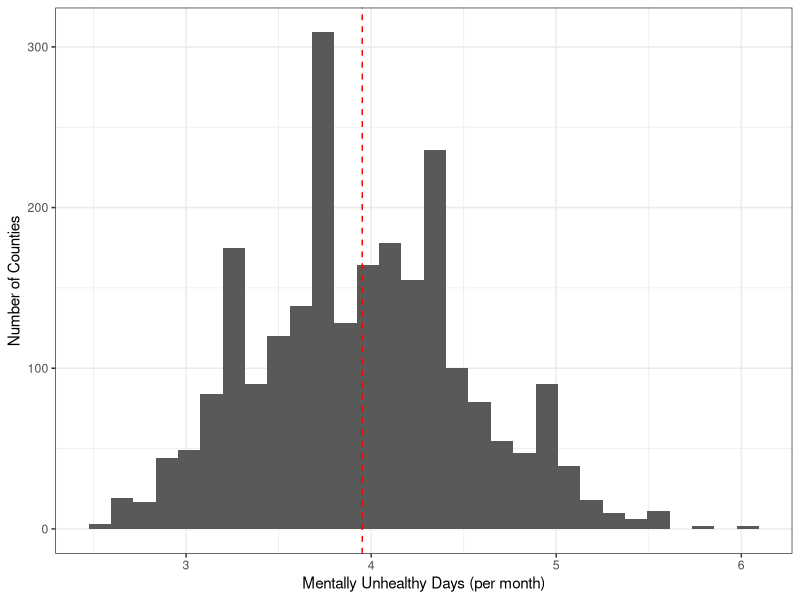
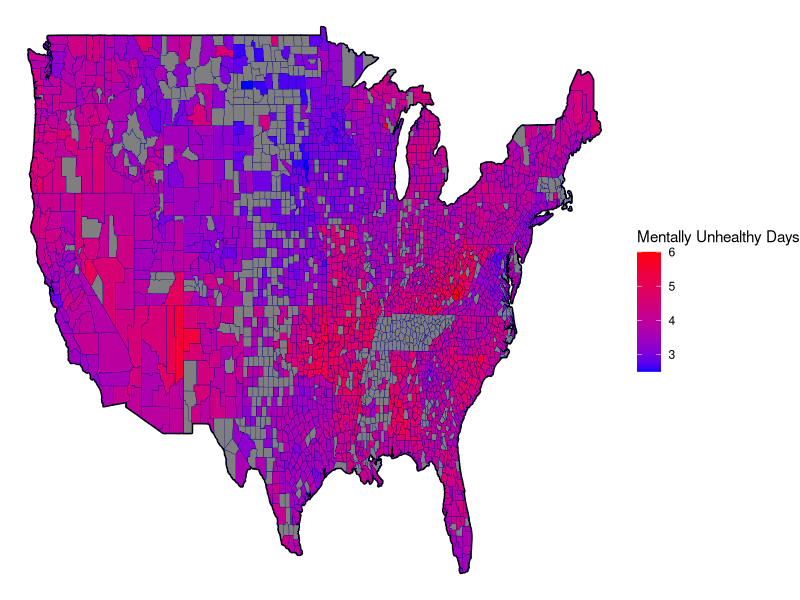
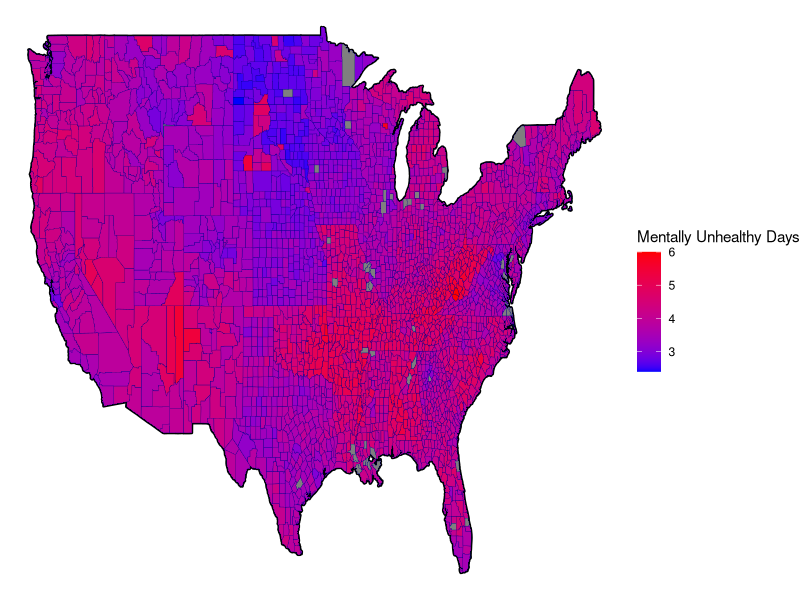
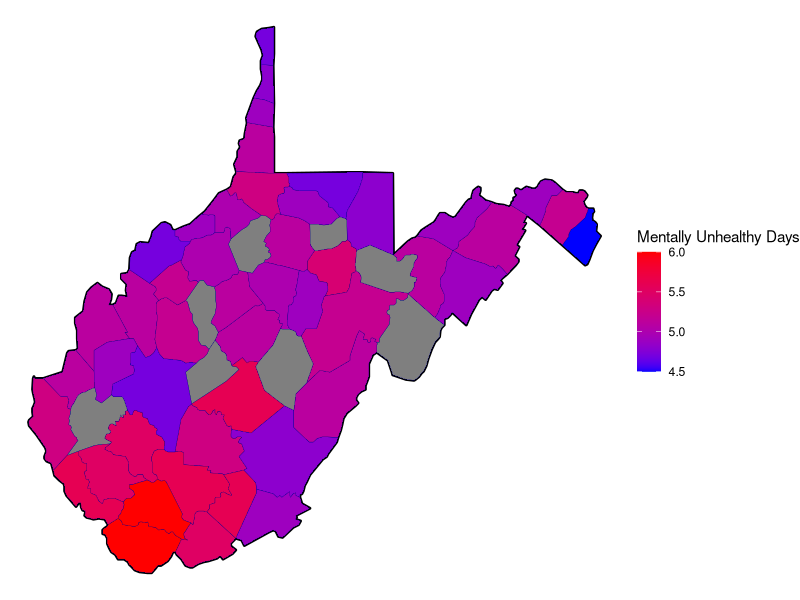
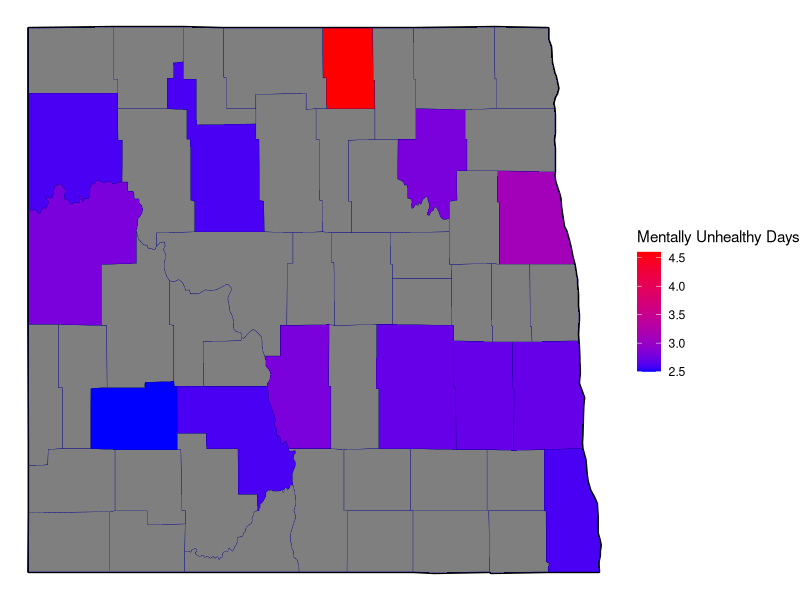

Source code (R) for these figures, in order: (Note: this script raises an error after producing the figures.)
# load libraries
library(kableExtra)                     # for printing tables
library(cowplot)                        # for side by side plots
library(lubridate)                      # for dealing with dates
library(maps)                           # for creating maps
library(tidyverse)

# read in the cleaned data
mental_health = read_csv("data/clean/mental_health_clean.csv")
health_total = read_csv("data/clean/health_data_clean.csv")

# to do:
# pick features and explore relationship with mentally_unhealthy response

# create histogram of case fatality rate
# save the mean
mean <- mean(mental_health$mentally_unhealthy_days)

# plot mentally_unhealthy days and draw line at the mean
p = mental_health %>%
  ggplot(aes(x = mentally_unhealthy_days)) + 
  geom_histogram() +
  geom_vline(xintercept = mean,
             linetype = "dashed",
             col = "red") +
  labs(x = "Mentally Unhealthy Days (per month)", 
       y = "Number of Counties") +
  theme_bw()

# save the histogram
ggsave(filename = "results/response-histogram.png", 
       plot = p, 
       device = "png", 
       width = 5, 
       height = 3)

# create a heatmap of mentally unhealthy days for cleaned dataset
p2 = map_data("county") %>%
  as_tibble() %>% 
  left_join(mental_health %>% 
              rename(region = state, 
                     subregion = name,
                     `Mentally Unhealthy Days` = mentally_unhealthy_days) %>% 
              mutate(region = str_to_lower(region), 
                     subregion = str_to_lower(subregion)), 
            by = c("region", "subregion")) %>%
  ggplot() + 
  geom_polygon(data=map_data("state"), 
               aes(x=long, y=lat, group=group),
               color="black", fill=NA,  size = 1, alpha = .3) + 
  geom_polygon(aes(x=long, y=lat, group=group, fill = `Mentally Unhealthy Days`),
               color="darkblue", size = .1) +
  scale_fill_gradient(low = "blue", high = "red") +
  theme_void()

ggsave(filename = "results/map-clean.png", 
       plot = p2, 
       device = "png", 
       width = 7, 
       height = 4)

p3 = map_data("county") %>%
  as_tibble() %>% 
  left_join(health_total %>% 
              rename(region = state, 
                     subregion = name,
                     `Mentally Unhealthy Days` = `Mentally Unhealthy Days`) %>% 
              mutate(region = str_to_lower(region), 
                     subregion = str_to_lower(subregion)), 
            by = c("region", "subregion")) %>%
  ggplot() + 
  geom_polygon(data=map_data("state"), 
               aes(x=long, y=lat, group=group),
               color="black", fill=NA,  size = 1, alpha = .3) + 
  geom_polygon(aes(x=long, y=lat, group=group, fill = `Mentally Unhealthy Days`),
               color="darkblue", size = .1) +
  scale_fill_gradient(low = "blue", high = "red") +
  theme_void()

ggsave(filename = "results/map-total.png", 
       plot = p3, 
       device = "png", 
       width = 7, 
       height = 4)

# create heatmap of highest mentally unhappy days 
wv = map_data("county") %>%
  as_tibble() %>%
  filter(region == "west virginia") %>%
  left_join(mental_health %>% 
              rename(region = state, 
                     subregion = name,
                     `Mentally Unhealthy Days` = mentally_unhealthy_days) %>% 
              mutate(region = str_to_lower(region), 
                     subregion = str_to_lower(subregion)), 
            by = c("region", "subregion")) %>%
  ggplot() + 
  geom_polygon(data=map_data("state") %>% filter(region == "west virginia"),
               aes(x=long, y=lat, group=group),
               color="black", fill=NA, size = 1, alpha = .3) + 
  geom_polygon(aes(x=long, y=lat, group=group, fill = `Mentally Unhealthy Days`),
               color="darkblue", size = .1) +
  scale_fill_gradient(low = "blue", high = "red") +
  theme_void()

ggsave(filename = "results/west-va.png", 
       plot = wv, 
       device = "png", 
       width = 7, 
       height = 4)

nd = map_data("county") %>%
  as_tibble() %>%
  filter(region == "north dakota") %>%
  left_join(mental_health %>% 
              rename(region = state, 
                     subregion = name,
                     `Mentally Unhealthy Days` = mentally_unhealthy_days) %>% 
              mutate(region = str_to_lower(region), 
                     subregion = str_to_lower(subregion)), 
            by = c("region", "subregion")) %>%
  ggplot() + 
  geom_polygon(data=map_data("state") %>% filter(region == "north dakota"),
               aes(x=long, y=lat, group=group),
               color="black", fill=NA, size = 1, alpha = .3) + 
  geom_polygon(aes(x=long, y=lat, group=group, fill = `Mentally Unhealthy Days`),
               color="darkblue", size = .1) +
  scale_fill_gradient(low = "blue", high = "red") +
  theme_void()

ggsave(filename = "results/north-dakota.png", 
       plot = nd, 
       device = "png", 
       width = 7, 
       height = 4)

# examine top 10 counties with lowest mentally unhealthy days
mental_health %>%
  arrange(mentally_unhealthy_days) %>%
  select(state, name, mentally_unhealthy_days) %>%
  head(10) %>%
  kable(format = "latex",
        booktabs = TRUE, 
        col.names = c("State", "County", "Mentally Unhealthy Days"),
        caption = "Top 10 counties with lowest mentally unhealthy days") %>%
  save_kable("low-days.pdf")

# examine top 10 counties with highest mentally unhealthy days
mental_health %>%
  arrange(desc(mentally_unhealthy_days)) %>%
  select(state, name, mentally_unhealthy_days) %>%
  head(10) %>%
  kable(format = "latex",
        booktabs = TRUE, 
        col.names = c("State", "County", "Mentally Unhealthy Days"),
        caption = "Top 10 counties with highest mentally unhealthy days") %>%
  save_kable("high-days.pdf")

# need to figure out how to save table #s differently (both Table 1 right now)
